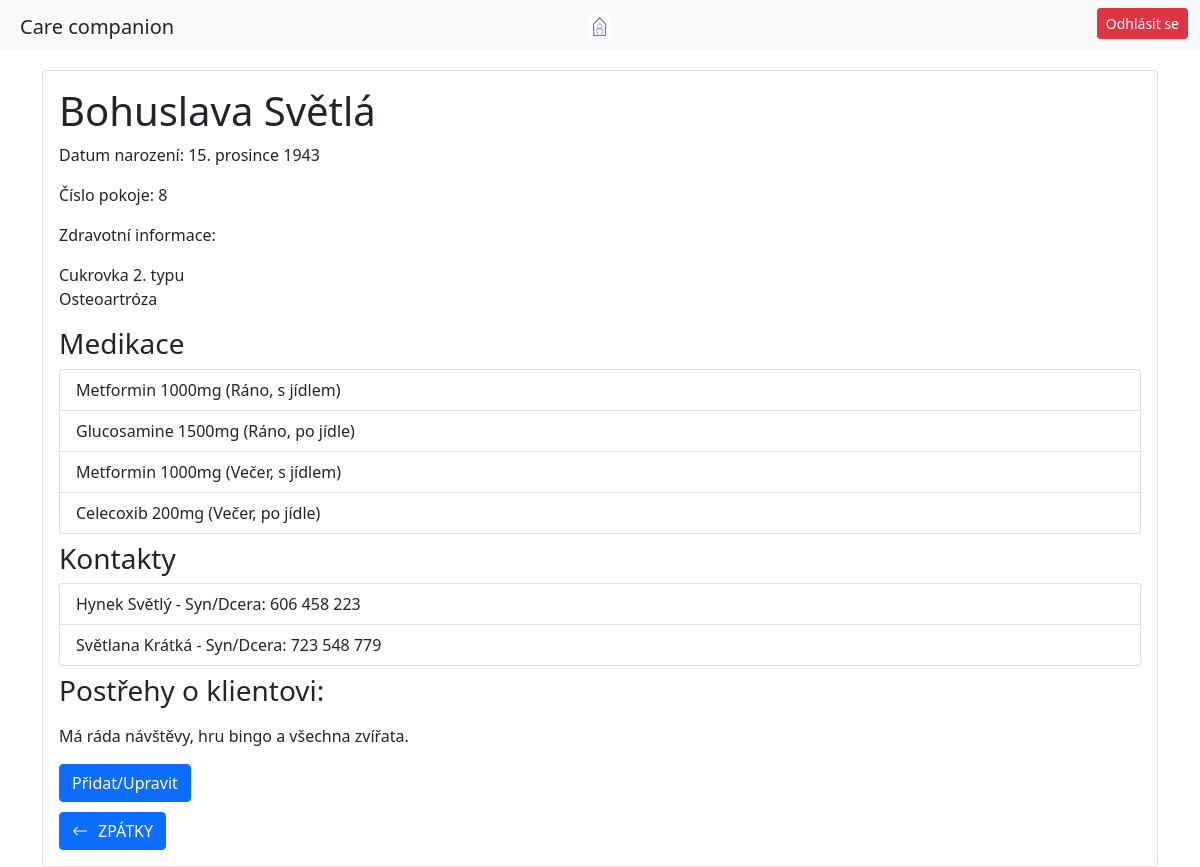
/opatrovnik/karty-klientu/Bohuslava-Světlá/ (signed in), run on the app's committed database.
### patient/models.py (models this page shows)
class Patient(models.Model):
    user = models.OneToOneField(User, on_delete=models.CASCADE, default='', related_name='patient_profile')
    room_number = models.IntegerField()
    birthday = models.DateField()
    health_info = models.TextField()
    observations = models.TextField(blank=True, null=True)
    objects = models.Manager()
    class ContactManager(models.Manager):
        def create_contact(self, patient, relationship, name, phone_number):
            return self.create(patient=patient, relationship=relationship, name=name, phone_number=phone_number)
    class MedicationIntakeManager(models.Manager):
        def create_medication(self, patient, medication, when, how):
            return self.create(patient=patient, medication=medication, when=when, how=how)
    class ActivityManager(models.Manager):
        def create_activity(self, patient, date, time, description):
            return self.create(patient=patient, date=date, time=time, description=description)
    medications = MedicationIntakeManager()
    contacts = ContactManager()
    activities = ActivityManager()
    @property
    def first_name(self):
        return self.user.first_name
    @property
    def last_name(self):
        return self.user.last_name

class MedicationIntake(models.Model):
    medication = models.CharField(max_length=50)
    WHEN_CHOICES = (
        ('rano', 'Ráno'),
        ('v poledne', 'V poledne'),
        ('vecer', 'Večer'),
        ('v noci', 'V noci'),
        ('jine', 'Jiné'),
    )
    when = models.CharField(max_length=20, choices=WHEN_CHOICES)
    HOW_CHOICES = (
        ('pred jidlem', 'před jídlem'),
        ('s jidlem', 's jídlem'),
        ('po jidle', 'po jídle'),
        ('jine', 'jiné'),
    )
    how = models.CharField(max_length=20, choices=HOW_CHOICES)
    patient = models.ForeignKey(Patient, on_delete=models.CASCADE)

class Contact(models.Model):
    RELATIONSHIP_CHOICES = (
        ('syn/dcera', 'Syn/Dcera'),
        ('pritel/kyne', 'Přítel/kyně'),
        ('sourozenec', 'Sourozenec'),
        ('rodic', 'Rodič'),
        ('manzel/ka', 'Manžel/ka'),
        ('jini pribuzni', 'Jiní příbuzní'),
        ('jine', 'Jiné'),
    )
    relationship = models.CharField(max_length=20, choices=RELATIONSHIP_CHOICES)
    name = models.CharField(max_length=25)
    phone_number = models.CharField(null=True, max_length=15)
    patient = models.ForeignKey(Patient, on_delete=models.CASCADE)

### home/decorators.py (the view)
        def _wrapped_view(request, *args, **kwargs):
            if request.user.is_authenticated:
                groups = request.user.groups.values_list('name', flat=True)
                if group_name in groups:
                    return view_func(request, *args, **kwargs)
            return redirect('login_user')

### caregiver/views.py (called while the page is built)
@caregiver_required
def patient_info(request, full_name_of_patient):
    first_name, last_name = full_name_of_patient.split('-')
    patient = Patient.objects.get(user__first_name=first_name, user__last_name=last_name)
    form = ObservationForm(request.POST or None, instance=patient)
    if form.is_valid():
        form.save()
        return redirect('patient_info', full_name_of_patient)
    context = {
        'patient': patient,
        'form': form
    }
    return render(request, 'patient_info.html', context)

### caregiver/templates/patient_info.html (shortened to what this page needs)
{% extends 'base_caregiver.html' %}
{% load static %}
{% block navbar %}
     <a href="{% url 'index_caregiver' %}"><img src="{% static 'CareLogo.png' %}" alt="Italian Trulli"></a>
{% endblock %}
{% block content %}
<div class="container">
    <div class="card">
        <div class="card-body">
            <h1 class="card-title">{{ patient.first_name }} {{ patient.last_name }}</h1>
            <p class="card-text">Datum narození: {{ patient.birthday }}</p>
            <p class="card-text">Číslo pokoje: {{ patient.room_number }}</p>
            <p class="card-text">Zdravotní informace: {{ patient.health_info|linebreaks }}</p>
            <h3>Medikace</h3>
            <ul class="list-group">
                {% for medication_intake in patient.medicationintake_set.all %}
                    <li class="list-group-item">{{ medication_intake.medication }} ({{ medication_intake.get_when_display }}, {{ medication_intake.get_how_display }})</li>
                {% endfor %}
            </ul>
            <h3 class="pt-2">Kontakty</h3>
            <ul class="list-group">
                {% for contact in patient.contact_set.all %}
                    <li class="list-group-item">{{ contact.name }} - {{ contact.get_relationship_display }}: {{ contact.phone_number }}</li>
                {% endfor %}
            </ul>
            <h3 class="pt-2">Postřehy o klientovi:</h3>
            {% if not form.instance.observations %}
                <div id="current-observations" style="display: none;">
            {% else %}
                <div id="current-observations">
            {% endif %}
                <p>{{ patient.observations|linebreaks }}</p>
            </div>
            <button id="edit-observations" class="btn btn-primary" style="margin-top: 0px; margin-bottom: 10px">Přidat/Upravit</button>
            <br>
            <div class="container-fluid text-start">
                <a href="{% url 'medical_cards' %}" class="btn btn-primary"><i class="bi bi-arrow-left" style="margin-right: 10px;"></i>ZPÁTKY</a>
            </div>
        </div>
    </div>
</div>
</div>
{% endblock %}

### static/caregiver/caregiver.css (style rules this page uses)
.container-fluid { padding-left: 0; padding-right: 0; }
div .card { margin-top: 20px; }

### data on the page
Patient: first_name "Bohuslava", last_name "Světlá", birthday "15. prosince 1943", room_number "8", health_info "Cukrovka 2. typu Osteoartróza", observations "Má ráda návštěvy, hru bingo a všechna zvířata."
MedicationIntake: medication "Metformin 1000mg", when "Ráno", how "s jídlem"
MedicationIntake: medication "Glucosamine 1500mg", when "Ráno", how "po jídle"
MedicationIntake: medication "Metformin 1000mg", when "Večer", how "s jídlem"
MedicationIntake: medication "Celecoxib 200mg", when "Večer", how "po jídle"
Contact: name "Hynek Světlý", relationship "Syn/Dcera", phone_number "606 458 223"
Contact: name "Světlana Krátká", relationship "Syn/Dcera", phone_number "723 548 779"
